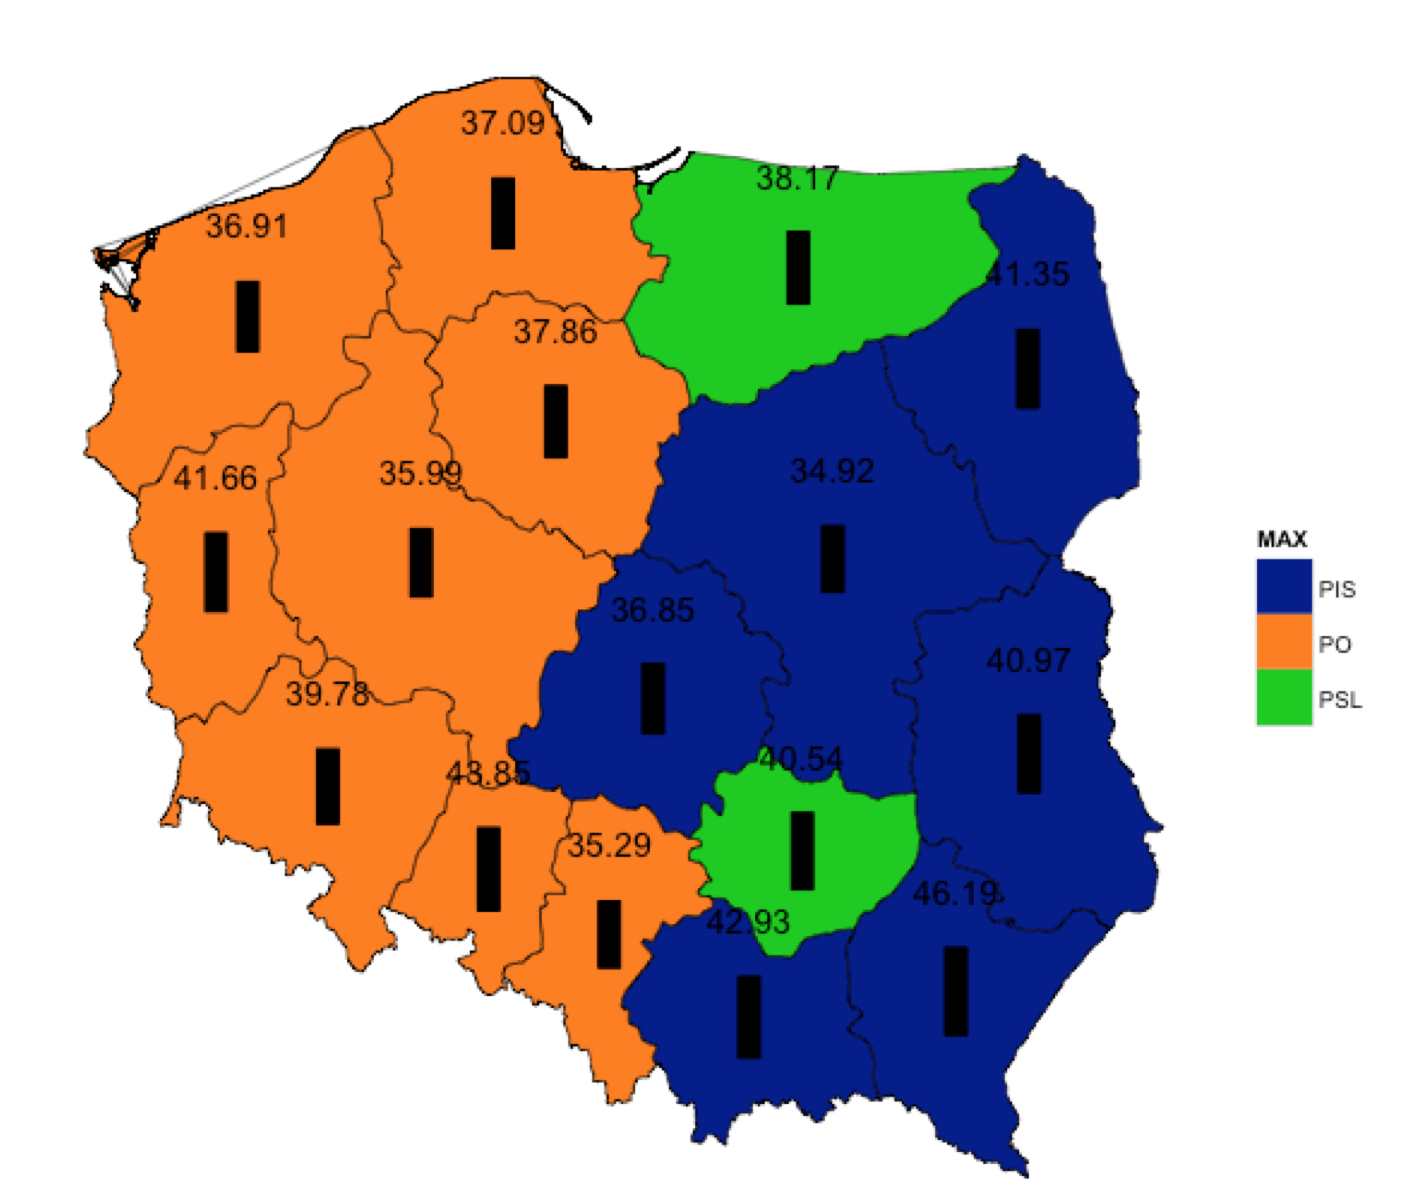

Write R code to recreate this figure.
library(maptools)
library(ggplot2)
library(rgdal)

setwd("/Users/pawel_adamowicz/Documents/studia/TechnikiWizualizacjiDanych/MINI_MIMUW_2014/materialy_z_wykladow_i_lab/mapy")
shp1 <- readShapePoly("POL_adm/POL_adm1.shp") 

#
# wyciagamy srodki kazdego z wojewodztw
wsp <- sapply(shp1@polygons,   function(x) x@labpt)  #iterujemy po kolekcji wojewodztw
#sapply - simplify appy, czyli apply do kazdego obiektu, działa jak mapper i jeszcze próbuje uprościć wynik
#tutaj: zamieni liste na macierz


setwd("/users/pawel_adamowicz/Downloads")
load("shp1f.rda")

shp1f$group <- gsub("Łódzkie.1", "Lodzkie.1",shp1f$group)
#replace(shp1f$group, shp1f$group=="Łódzkie.1", "Lodzkie.1")
#shp1f$group <- ifelse(shp1f$group == "", , shp1f$group)
shp1f$id <- ifelse(shp1f$id == "Łódzkie", "Lodzkie", shp1f$id)

library(mapproj)


#wybory2014 <- read.table("clipboard", header=T, sep="\t",dec=",") #wczytanie ze schowka (wejdz do Excela i skopiuj, potem to)
#wybory <- wybory2014
load("wybory.rda")

    
      
cbPalette <- c("darkblue", "darkorange1", "green3")      
      
df <- data.frame(voj=unique(shp1f$id), val=as.numeric(as.character(wybory2014$FrekwencjaNa1730)), long = wsp[1,], lat = wsp[2,])
df$val <- df$val/100      
      
      
ggplot() +
  geom_map(data=wybory2014, aes(map_id=Wojewodztwo, fill=MAX), map=shp1f) +
  geom_path(data=shp1f, aes(x=long, y=lat, group=id), colour="black", size=0.25) +
  scale_fill_manual(values=cbPalette) +
  geom_rect(data=df, aes(xmin=long-0.1, xmax=long+0.1, ymin=lat-0.2, ymax=lat+val-0.2), fill="black", color="black") +
  geom_text(data=df,aes(x=long, y=lat+val+0.1, label=val*100), size=5, color="black", alpha=1) +
  theme_bw() +
    theme(
      plot.background = element_blank(),
      panel.grid.major = element_blank(),
      panel.grid.minor = element_blank(),
      panel.border = element_blank(),
      axis.line = element_blank(),
      axis.ticks = element_blank(), 
      axis.title.x = element_blank(),
      axis.title.y = element_blank(),
      axis.text.y = element_blank(), 
      axis.text.x = element_blank(),
      axis.text.y = element_blank(),
      axis.text.y = element_blank()
    )      
